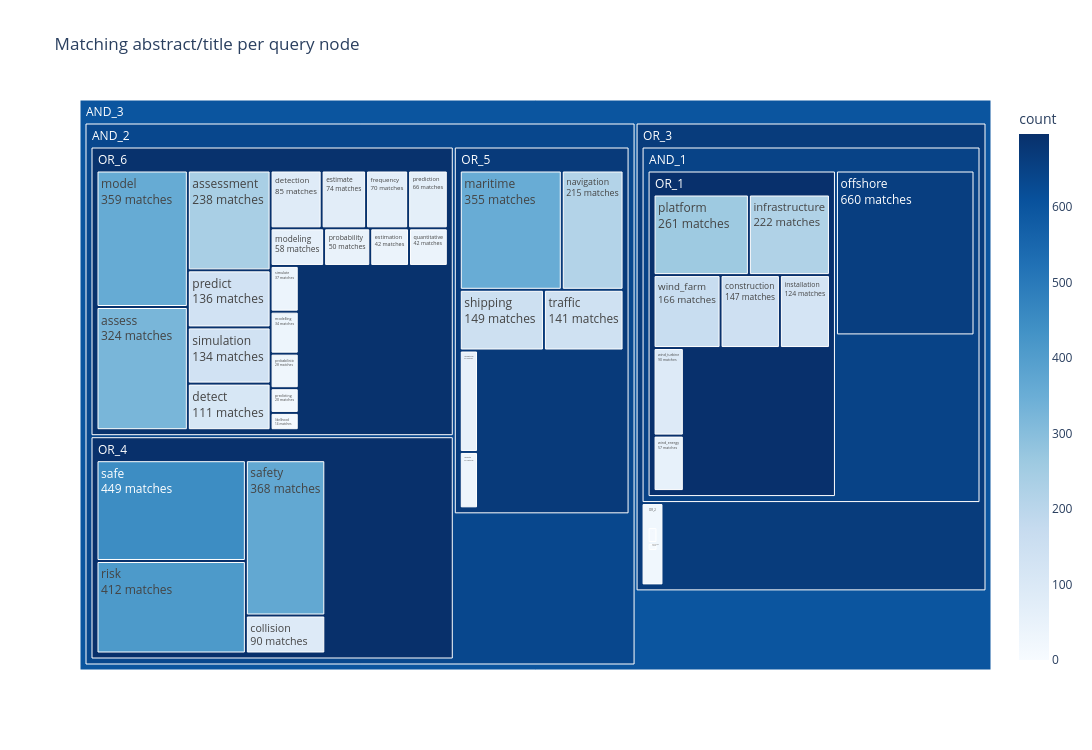

Notebook code cell kept with this figure:
### Code cell
from slrrag.toolbox import query_treemap

main_query = """
(
    (
        ("offshore") 
        AND 
        ("infrastructure" OR "construction" OR "installation" OR "windfarm" OR "wind farm" OR  "windmill" OR 
        "wind turbine" OR "wind park" OR "wind energy" OR "platform")
    )
    OR 
    ("flotel" OR "Aquaculture farm" OR "Artificial Island" OR "Synthetic Island")
)
AND
(
	( "collision" OR "allision" OR "near miss" OR "near-miss" OR "risk" OR "safety" OR "safe") AND 
    ( "navigate" OR "navigation" OR "navigational" OR "maritime" OR "shipping" OR "traffic")
	AND 
	("quantitative" OR "quantification" OR "probability" OR "probabilistic" OR "likelihood" 
        OR "frequency" OR "assess" OR "assessment" OR "predict" OR "predicting"
        OR "prediction" OR "model" OR "modeling" OR "modelling" OR "simulate"
        OR "simulation" OR "estimate" OR "estimation" OR "detect" OR "detection")
)
"""
tree = query_treemap.parse_query(main_query)
agg = query_treemap.aggregate_by_node(
    df=df_scopus_completed_language_filtered,
    tree=tree,
    columns=["title", "abstract"],
    binary_columns=["is_reference"],
    stemming=False,
).sort_values("count", ascending=False)
fig = query_treemap.treemap(agg, width=1250, height=750)
fig

### Figure 1 — Plotly figure (JSON) as saved in the notebook; plotly's stock layout.template omitted (floating-point values rounded to 4 significant figures)
{"data": [{"customdata": [[19], [19], [19], [19], [19], [19], [19], [19], [19], [14], [18], [14], [12], [10], [16], [3], [16], [1], [13], [14], [7], [7], [12], [2], [1], [5], [0], [3], [9], [0], [3], [1], [1], [1], [1], [9], [3], [1], [6], [2], [2], [2], [3], [0], [0], [1], [0], [0], [0], [0], [4], [1], [0], [0], [0], [0], [0]], "domain": {"x": [0, 1], "y": [0, 1]}, "hovertemplate": "%{label}<br>matching: %{value}<br>is_reference: %{customdata[0]}<extra></extra>", "labels": ["OR_4", "OR_1", "OR_6", "OR_5", "OR_3", "offshore", "AND_1", "AND_2", "AND_3", "safe", "risk", "safety", "model", "maritime", "assess", "platform", "assessment", "infrastructure", "navigation", "wind_farm", "shipping", "construction", "traffic", "predict", "simulation", "installation", "detect", "wind_turbine", "collision", "detection", "estimate", "frequency", "prediction", "modeling", "wind_energy", "navigational", "probability", "estimation", "quantitative", "simulate", "modelling", "navigate", "probabilistic", "OR_2", "predicting", "likelihood", "Artificial_Island", "quantification", "windfarm", "Aquaculture_farm", "allision", "wind_park", "near-miss", "near_miss", "flotel", "Synthetic_Island", "windmill"], "marker": {"coloraxis": "coloraxis", "colors": [697, 696, 693, 670, 666, 660, 647, 637, 600, 449, 412, 368, 359, 355, 324, 261, 238, 222, 215, 166, 149, 147, 141, 136, 134, 124, 111, 90, 90, 85, 74, 70, 66, 58, 57, 54, 50, 42, 42, 37, 34, 30, 28, 23, 20, 14, 14, 12, 10, 7, 5, 4, 2, 2, 1, 1, 0]}, "name": "", "parents": ["AND_2", "AND_1", "AND_2", "AND_2", "AND_3", "AND_1", "OR_3", "AND_3", "", "OR_4", "OR_4", "OR_4", "OR_6", "OR_5", "OR_6", "OR_1", "OR_6", "OR_1", "OR_5", "OR_1", "OR_5", "OR_1", "OR_5", "OR_6", "OR_6", "OR_1", "OR_6", "OR_1", "OR_4", "OR_6", "OR_6", "OR_6", "OR_6", "OR_6", "OR_1", "OR_5", "OR_6", "OR_6", "OR_6", "OR_6", "OR_6", "OR_5", "OR_6", "OR_3", "OR_6", "OR_6", "OR_2", "OR_6", "OR_1", "OR_2", "OR_4", "OR_1", "OR_4", "OR_4", "OR_2", "OR_2", "OR_1"], "texttemplate": "%{label}<br>%{value} matches", "type": "treemap", "values": [697, 696, 693, 670, 666, 660, 647, 637, 600, 449, 412, 368, 359, 355, 324, 261, 238, 222, 215, 166, 149, 147, 141, 136, 134, 124, 111, 90, 90, 85, 74, 70, 66, 58, 57, 54, 50, 42, 42, 37, 34, 30, 28, 23, 20, 14, 14, 12, 10, 7, 5, 4, 2, 2, 1, 1, 0]}], "layout": {"coloraxis": {"autocolorscale": false, "colorbar": {"title": {"text": "count"}}, "colorscale": [[0, "rgb(247,251,255)"], [0.125, "rgb(222,235,247)"], [0.25, "rgb(198,219,239)"], [0.375, "rgb(158,202,225)"], [0.5, "rgb(107,174,214)"], [0.625, "rgb(66,146,198)"], [0.75, "rgb(33,113,181)"], [0.875, "rgb(8,81,156)"], [1, "rgb(8,48,107)"]]}, "height": 750, "legend": {"tracegroupgap": 0}, "title": {"text": "Matching abstract/title per query node"}, "width": 1250}}
